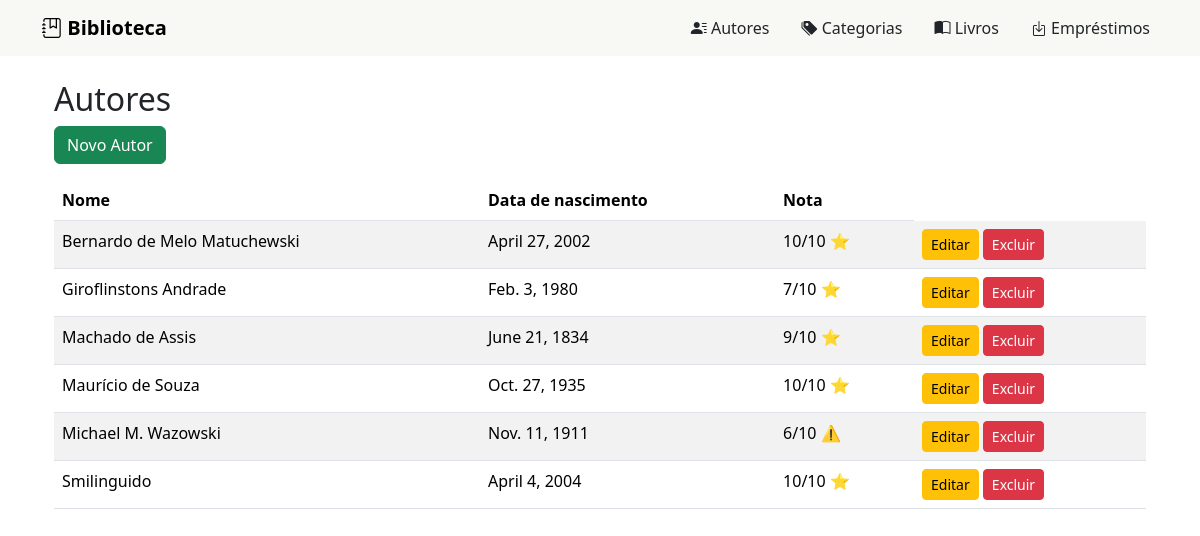
Screenshot of /authors/ with the database file from the repository.
### core/models.py (models this page shows, shortened)
class Author(models.Model):
    fullname = models.CharField(max_length=100)
    birthdate = models.DateField(auto_now_add=False)
    rating = models.IntegerField(null=False, blank=False)
    description = models.TextField(null=False, blank=False)
    class Meta:
        verbose_name = "Autor"
        verbose_name_plural = "Autores"
        ordering = ['fullname']

### core/views.py (the view)
# urls.py: path('authors/', AuthorListView.as_view(), name='author-list'),
class AuthorListView(ListView):
    model = Author
    template_name = 'author_list.html'
    context_object_name = 'authors'

### core/templates/author_list.html (shortened to what this page needs)
{% extends 'base.html' %} {% block content %}
<!DOCTYPE html>
<html lang="pt-br">
  <head>
    <link
      href="https://cdn.jsdelivr.net/npm/bootstrap@5.3.3/dist/css/bootstrap.min.css"
      rel="stylesheet"
    />
  </head>
  <body>
    <div class="container mt-4">
      <h2>Autores</h2>
      <a href="{% url 'author-create' %}" class="btn btn-success mb-3"
        >Novo Autor</a
      >
      <table class="table table-striped">
        <thead>
          <tr>
            <th>Nome</th>
            <th>Data de nascimento</th>
            <th>Nota</th>
          </tr>
        </thead>
        <tbody>
          {% for author in authors %}
          <tr>
            <td>{{ author.fullname }}</td>
            <td>{{ author.birthdate }}</td>
            <td>
              {{ author.rating }}/10 {% if author.rating > 6 %} ⭐ {% else %} ⚠️
              {% endif %}
            </td>
            <td>
              <a
                href="{% url 'author-update' author.pk %}"
                class="btn btn-warning btn-sm"
                >Editar</a
              >
              <a
                href="{% url 'author-delete' author.pk %}"
                class="btn btn-danger btn-sm"
                >Excluir</a
              >
            </td>
          </tr>
          {% empty %}
          <tr>
            <td colspan="3">Nenhum autor cadastrado.</td>
          </tr>
          {% endfor %}
        </tbody>
      </table>
    </div>
  </body>
</html>
{% endblock %}

### rows the page displays
Author: fullname "Bernardo de Melo Matuchewski", birthdate "April 27, 2002", rating "10"
Author: fullname "Giroflinstons Andrade", birthdate "Feb. 3, 1980", rating "7"
Author: fullname "Machado de Assis", birthdate "June 21, 1834", rating "9"
Author: fullname "Maurício de Souza", birthdate "Oct. 27, 1935", rating "10"
Author: fullname "Michael M. Wazowski", birthdate "Nov. 11, 1911", rating "6"
Author: fullname "Smilinguido", birthdate "April 4, 2004", rating "10"
